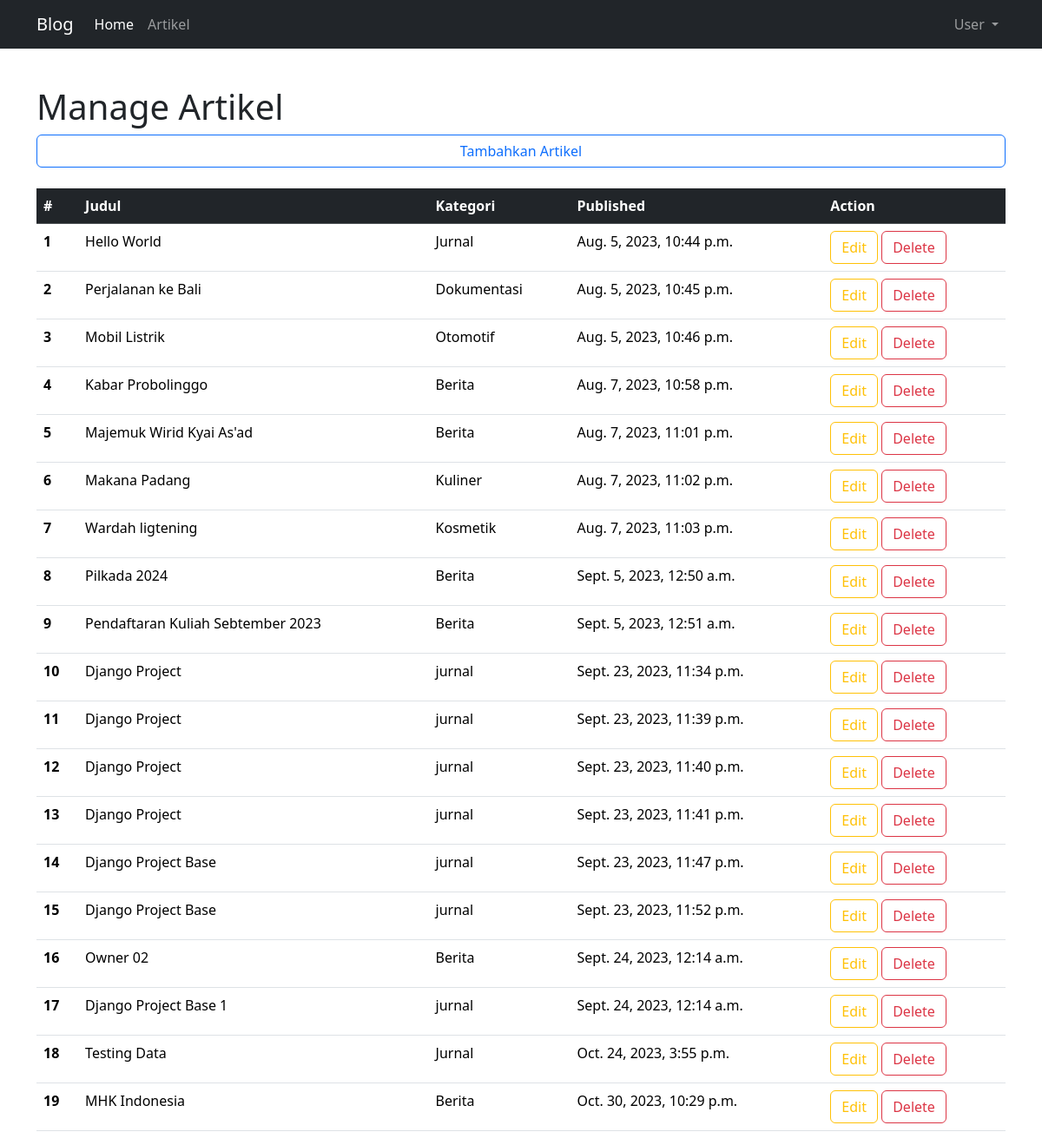
Screenshot of /artikel/manage/ with the database file from the repository.
### anim/models.py (models this page shows, shortened)
class Artikel(models.Model):
    judul = models.CharField(max_length=255)
    isi = models.TextField()
    kategori = models.CharField(max_length=255)
    published = models.DateTimeField(auto_now_add=True)
    update = models.DateTimeField(auto_now=True)
    slug = models.SlugField(blank=True, editable=False)

### anim/views.py (the view)
# urls.py: path("manage/", ArtikelManageView.as_view(), name="manage"),
class ArtikelManageView(ListView):
    model = Artikel
    template_name = "artikel/artikel_manage.html"
    context_object_name = "artikel_list"

### anim/templates/artikel/artikel_manage.html (shortened to what this page needs)
{% extends "base.html" %}
{% block contents %}
<h1>Manage Artikel</h1>
<div class="d-grid gap-2">
  <a class="btn btn-outline-primary" href="{% url "artikel:create" %}">Tambahkan Artikel</a>
</div>
<table class="table caption-top mt-4">
  <thead class="table-dark">
    <tr>
      <th scope="col">#</th>
      <th scope="col">Judul</th>
      <th scope="col">Kategori</th>
      <th scope="col">Published</th>
      <th scope="col">Action</th>
    </tr>
  </thead>
  <tbody>
    {% for artikel in artikel_list %}
    <tr>
      <th scope="row">{{forloop.counter}}</th>
      <td>{{artikel.judul}}</td>
      <td>{{artikel.kategori}}</td>
      <td>{{artikel.published}}</td>
      <td>
        <a class="btn btn-outline-warning" href="{% url "artikel:update" artikel.id %}" >Edit</a>
        <a class="btn btn-outline-danger" href="{% url "artikel:delete" artikel.id %}">Delete</a>
      </td>
    </tr>
    {% endfor %}
  </tbody>
</table>
{% endblock contents %} {% comment %} 52 = 37:52 {% endcomment %}

### templates/base.html (shortened to what this page needs)
{% load static %}
<!DOCTYPE html>
<html lang="en">
  <head>
    {% include "snippets/styles.html" %}
  </head>
  <body>
    {% include "snippets/navbar.html" %}
    <div class="container" style="margin-top: 99px">
      {% block contents %}{% endblock contents %}
    </div>
  </body>
</html>

### templates/snippets/styles.html (shortened to what this page needs)
{% load static %}
<link
  href="https://cdn.jsdelivr.net/npm/bootstrap@5.3.1/dist/css/bootstrap.min.css"
  rel="stylesheet"
/>
<link rel="stylesheet" href="{% static 'vendor/bootstrap/style.css' %} " />

### templates/snippets/navbar.html (shortened to what this page needs)
<nav class="navbar fixed-top navbar-expand-lg navbar-dark bg-dark">
  <div class="container">
    <a class="navbar-brand" href="{% url 'home' %}">Blog</a>
    <div class="collapse navbar-collapse" id="navbarSupportedContent">
      <ul class="navbar-nav me-auto mb-2 mb-lg-0">
        <li class="nav-item">
          <a class="nav-link active" aria-current="page" href="{% url 'home' %}"
            >Home</a
          >
        </li>
        <li class="nav-item">
          <a class="nav-link" href="{% url 'artikel:list' 1 %}">Artikel</a>
        </li>
      </ul>
      <ul class="navbar-nav ms-auto mb-2 mb-lg-0 profile-menu">
        <li class="nav-item dropdown">
          <a
            class="nav-link dropdown-toggle"
            href="#"
            role="button"
            data-bs-toggle="dropdown"
            aria-expanded="false"
          >
            User
          </a>
        </li>
      </ul>
    </div>
  </div>
</nav>

### templates/snippets/scripts.html (shortened to what this page needs)
{% load static %}

### rows the page displays
Artikel: judul "Hello World", kategori "Jurnal", published "Aug. 5, 2023, 10:44 p.m."
Artikel: judul "Perjalanan ke Bali", kategori "Dokumentasi", published "Aug. 5, 2023, 10:45 p.m."
Artikel: judul "Mobil Listrik", kategori "Otomotif", published "Aug. 5, 2023, 10:46 p.m."
Artikel: judul "Kabar Probolinggo", kategori "Berita", published "Aug. 7, 2023, 10:58 p.m."
Artikel: judul "Majemuk Wirid Kyai As'ad", kategori "Berita", published "Aug. 7, 2023, 11:01 p.m."
Artikel: judul "Makana Padang", kategori "Kuliner", published "Aug. 7, 2023, 11:02 p.m."
Artikel: judul "Wardah ligtening", kategori "Kosmetik", published "Aug. 7, 2023, 11:03 p.m."
Artikel: judul "Pilkada 2024", kategori "Berita", published "Sept. 5, 2023, 12:50 a.m."
Artikel: judul "Pendaftaran Kuliah Sebtember 2023", kategori "Berita", published "Sept. 5, 2023, 12:51 a.m."
Artikel: judul "Django Project", kategori "jurnal", published "Sept. 23, 2023, 11:34 p.m."
Artikel: judul "Django Project", kategori "jurnal", published "Sept. 23, 2023, 11:39 p.m."
Artikel: judul "Django Project", kategori "jurnal", published "Sept. 23, 2023, 11:40 p.m."
Artikel: judul "Django Project", kategori "jurnal", published "Sept. 23, 2023, 11:41 p.m."
Artikel: judul "Django Project Base", kategori "jurnal", published "Sept. 23, 2023, 11:47 p.m."
Artikel: judul "Django Project Base", kategori "jurnal", published "Sept. 23, 2023, 11:52 p.m."
Artikel: judul "Owner 02", kategori "Berita", published "Sept. 24, 2023, 12:14 a.m."
Artikel: judul "Django Project Base 1", kategori "jurnal", published "Sept. 24, 2023, 12:14 a.m."
Artikel: judul "Testing Data", kategori "Jurnal", published "Oct. 24, 2023, 3:55 p.m."
Artikel: judul "MHK Indonesia", kategori "Berita", published "Oct. 30, 2023, 10:29 p.m."
